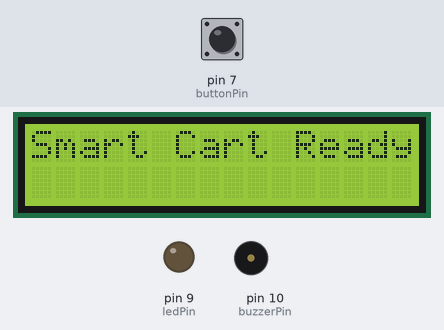
The sketch below on a simulated Arduino Uno, built with avr-gcc and run on an emulated ATmega328P. Parts: 16×2 character LCD, output pins drawn as LEDs (lit = HIGH), buzzer (waves = sounding). The inputs (shaded band) are chosen by the test bench; at power-on: pin 7 (buttonPin) HIGH. What the sketch prints to the serial monitor is not drawn.

Above: at 0.1 s.
3.3 s: pin 7 (buttonPin) pulled LOW for 0.15 s
At 4.1 s:
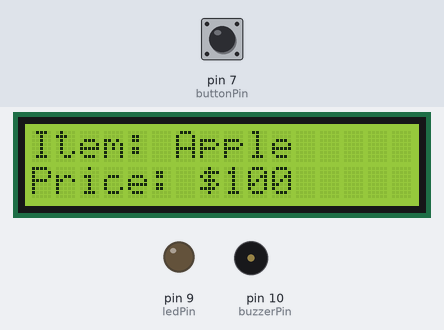
5.0 s: pin 7 (buttonPin) pulled LOW for 1 s
At 6.6 s:
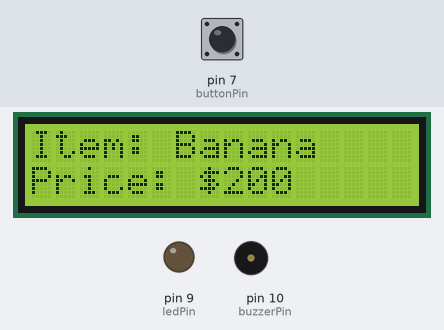
7.5 s: pin 7 (buttonPin) pulled LOW for 0.15 s
At 8.5 s:
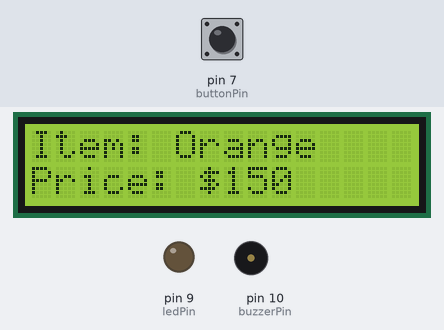
9.2 s: pin 7 (buttonPin) pulled LOW for 3.2 s
At 9.3 s:
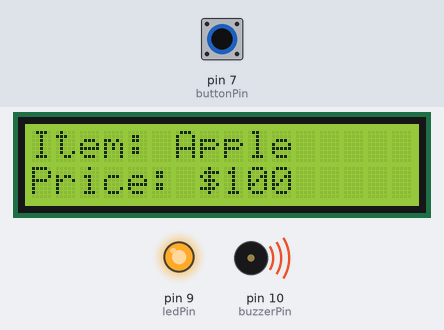
Timing chart, 0 to 12.2 s (numbered marks = the images above; inputs shaded):
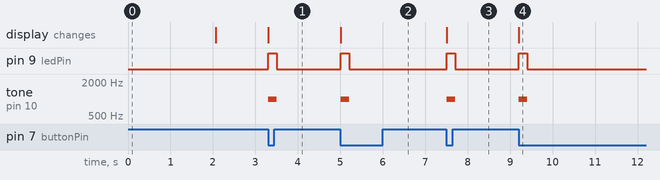

Measured:
- after the input at 3.3 s, pin 9 (ledPin): LOW → HIGH at once, → LOW 0.20 s later; tone on pin 10 (buzzerPin): silent → 1000 Hz at once, → silent 0.20 s later; the display: changes at once (image 1)
- after the input at 5.0 s, pin 9 (ledPin): LOW → HIGH at once, → LOW 0.20 s later; tone on pin 10 (buzzerPin): silent → 1000 Hz at once, → silent 0.20 s later; the display: changes at once (image 2)
- after the input at 7.5 s, pin 9 (ledPin): LOW → HIGH at once, → LOW 0.20 s later; tone on pin 10 (buzzerPin): silent → 1000 Hz at once, → silent 0.20 s later; the display: changes at once (image 3)
- after the input at 9.2 s, pin 9 (ledPin): LOW → HIGH at once, → LOW 0.20 s later; tone on pin 10 (buzzerPin): silent → 1000 Hz at once, → silent 0.20 s later; the display: changes at once (image 4)

The sketch:

smart_cart_simulation.ino
```cpp
#include <LiquidCrystal.h>

// Initialize the LCD. Change pins as necessary.
LiquidCrystal lcd(12, 11, 5, 4, 3, 2); // LCD pins: RS, E, D4, D5, D6, D7

// Pin definitions
const int buttonPin = 7; // Pin connected to button
const int ledPin = 9;    // Pin connected to LED
const int buzzerPin = 10; // Pin connected to buzzer

// Variables to simulate items
int productCounter = 0;
bool buttonPressed = false;

void setup() {
    Serial.begin(9600);          // Initialize Serial communication
    lcd.begin(16, 2);            // Initialize LCD
    lcd.print("Smart Cart Ready"); // Display initial message on LCD
    delay(2000);                 // Wait 2 seconds to view the message
    lcd.clear();

    // Set pin modes
    pinMode(buttonPin, INPUT_PULLUP); // Set button pin with internal pull-up
    pinMode(ledPin, OUTPUT);          // Set LED pin as output
    pinMode(buzzerPin, OUTPUT);       // Set buzzer pin as output

    Serial.println("Setup complete.");
}

void loop() {
    // Check button state
    int buttonState = digitalRead(buttonPin);

    if (buttonState == LOW && !buttonPressed) {
        // Button is pressed and was not previously pressed
        buttonPressed = true;
        productCounter++;   // Increment the product count to simulate new item
        simulateItemScan(productCounter); // Display simulated item

        // Small delay to prevent bouncing
        delay(300);
    } else if (buttonState == HIGH) {
        // Reset buttonPressed flag when button is released
        buttonPressed = false;
    }
}

// Function to simulate an item scan
void simulateItemScan(int productID) {
    String productName = "Item";
    int productPrice = 0;

    // Simulate different products based on productID
    switch (productID % 3) { // Cycle through three items
        case 1:
            productName = "Apple";
            productPrice = 100;
            break;
        case 2:
            productName = "Banana";
            productPrice = 200;
            break;
        case 0:
            productName = "Orange";
            productPrice = 150;
            break;
    }

    // Display on LCD
    lcd.clear();
    lcd.setCursor(0, 0);
    lcd.print("Item: ");
    lcd.print(productName);
    lcd.setCursor(0, 1);
    lcd.print("Price: $");
    lcd.print(productPrice);

    // Display on Serial Monitor
    Serial.print("Scanned Item: ");
    Serial.println(productName);
    Serial.print("Price: $");
    Serial.println(productPrice);

    // Turn on LED and play buzzer tone for feedback
    digitalWrite(ledPin, HIGH);
    tone(buzzerPin, 1000, 200); // Play tone for 200 ms
    delay(200); // Delay to allow buzzer sound to complete
    digitalWrite(ledPin, LOW);  // Turn off LED
}
```
